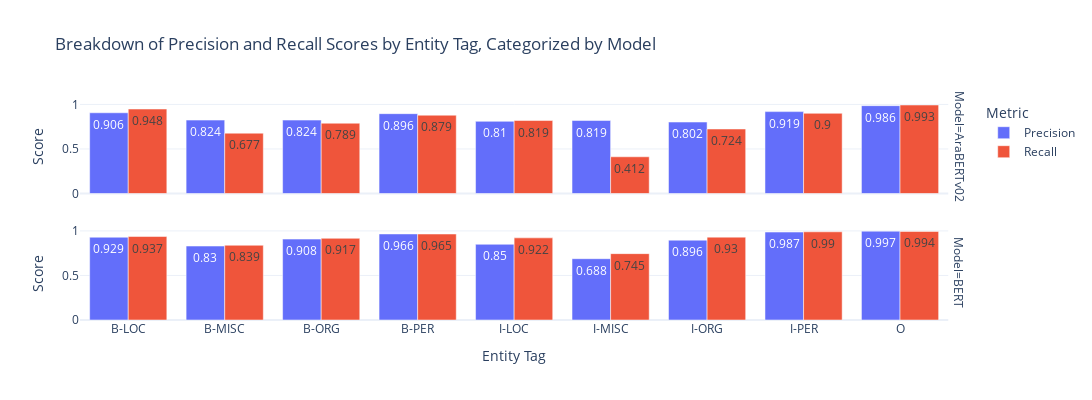

The cell this chart's notebook holds for it:
### Code cell
# Confusion matrix heatmap example
report_bar = ReportBarChart(dash_data, mappings)
report_bar.visualize()

### Figure 1 — Plotly figure (JSON) as saved in the notebook; plotly's stock layout.template omitted (floating-point values rounded to 4 significant figures)
{"data": [{"alignmentgroup": "True", "hovertemplate": "Metric=Precision<br>Model=AraBERTv02<br>Entity Tag=%{x}<br>Score=%{text}<extra></extra>", "legendgroup": "Precision", "marker": {"color": "#636efa", "pattern": {"shape": ""}}, "name": "Precision", "offsetgroup": "Precision", "orientation": "v", "showlegend": true, "text": [0.906, 0.824, 0.824, 0.896, 0.81, 0.819, 0.802, 0.919, 0.986], "textposition": "auto", "type": "bar", "x": ["B-LOC", "B-MISC", "B-ORG", "B-PER", "I-LOC", "I-MISC", "I-ORG", "I-PER", "O"], "xaxis": "x2", "y": [0.906, 0.824, 0.824, 0.896, 0.81, 0.819, 0.802, 0.919, 0.986], "yaxis": "y2"}, {"alignmentgroup": "True", "hovertemplate": "Metric=Precision<br>Model=BERT<br>Entity Tag=%{x}<br>Score=%{text}<extra></extra>", "legendgroup": "Precision", "marker": {"color": "#636efa", "pattern": {"shape": ""}}, "name": "Precision", "offsetgroup": "Precision", "orientation": "v", "showlegend": false, "text": [0.929, 0.83, 0.908, 0.966, 0.85, 0.688, 0.896, 0.987, 0.997], "textposition": "auto", "type": "bar", "x": ["B-LOC", "B-MISC", "B-ORG", "B-PER", "I-LOC", "I-MISC", "I-ORG", "I-PER", "O"], "xaxis": "x", "y": [0.929, 0.83, 0.908, 0.966, 0.85, 0.688, 0.896, 0.987, 0.997], "yaxis": "y"}, {"alignmentgroup": "True", "hovertemplate": "Metric=Recall<br>Model=AraBERTv02<br>Entity Tag=%{x}<br>Score=%{text}<extra></extra>", "legendgroup": "Recall", "marker": {"color": "#EF553B", "pattern": {"shape": ""}}, "name": "Recall", "offsetgroup": "Recall", "orientation": "v", "showlegend": true, "text": [0.948, 0.677, 0.789, 0.879, 0.819, 0.412, 0.724, 0.9, 0.993], "textposition": "auto", "type": "bar", "x": ["B-LOC", "B-MISC", "B-ORG", "B-PER", "I-LOC", "I-MISC", "I-ORG", "I-PER", "O"], "xaxis": "x2", "y": [0.948, 0.677, 0.789, 0.879, 0.819, 0.412, 0.724, 0.9, 0.993], "yaxis": "y2"}, {"alignmentgroup": "True", "hovertemplate": "Metric=Recall<br>Model=BERT<br>Entity Tag=%{x}<br>Score=%{text}<extra></extra>", "legendgroup": "Recall", "marker": {"color": "#EF553B", "pattern": {"shape": ""}}, "name": "Recall", "offsetgroup": "Recall", "orientation": "v", "showlegend": false, "text": [0.937, 0.839, 0.917, 0.965, 0.922, 0.745, 0.93, 0.99, 0.994], "textposition": "auto", "type": "bar", "x": ["B-LOC", "B-MISC", "B-ORG", "B-PER", "I-LOC", "I-MISC", "I-ORG", "I-PER", "O"], "xaxis": "x", "y": [0.937, 0.839, 0.917, 0.965, 0.922, 0.745, 0.93, 0.99, 0.994], "yaxis": "y"}], "layout": {"annotations": [{"font": {}, "showarrow": false, "text": "Model=BERT", "textangle": 90, "x": 0.98, "xanchor": "left", "xref": "paper", "y": 0.2125, "yanchor": "middle", "yref": "paper"}, {"font": {}, "showarrow": false, "text": "Model=AraBERTv02", "textangle": 90, "x": 0.98, "xanchor": "left", "xref": "paper", "y": 0.7875, "yanchor": "middle", "yref": "paper"}], "barmode": "group", "height": 400, "legend": {"title": {"text": "Metric"}, "tracegroupgap": 0}, "title": {"text": "Breakdown of Precision and Recall Scores by Entity Tag, Categorized by Model"}, "width": 1200, "xaxis": {"anchor": "y", "domain": [0, 0.98], "title": {"text": "Entity Tag"}}, "xaxis2": {"anchor": "y2", "domain": [0, 0.98], "matches": "x", "showticklabels": false}, "yaxis": {"anchor": "x", "domain": [0, 0.425], "title": {"text": "Score"}}, "yaxis2": {"anchor": "x2", "domain": [0.575, 1], "matches": "y", "title": {"text": "Score"}}}}
